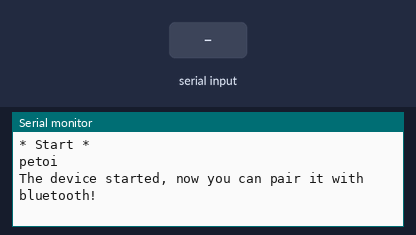
Recording of a sketch running on a simulated ESP32. On the bench: the last lines printed to the serial monitor. Inputs (shaded band) come from the test bench. Nothing arrives over Bluetooth unless stated.

Above: at 1.2 s.
1.3 s: "1" received over the second serial link
At 1.9 s:
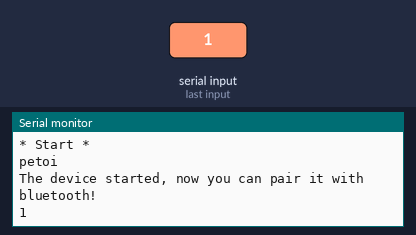
2.8 s: "0" received over the second serial link
At 4.1 s:
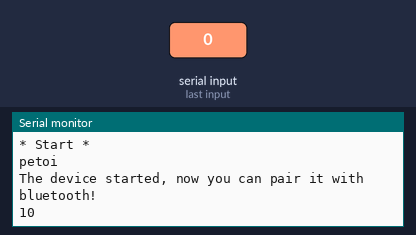

Measured:
- after the input at 1.3 s, the serial monitor: prints a new line at once (image 1)
- after the input at 2.8 s, the serial monitor: prints a new line at once (image 2)

The sketch:

testBT_SPP.ino
```cpp
#include "BluetoothSerial.h"
#if !defined(CONFIG_BT_ENABLED) || !defined(CONFIG_BLUEDROID_ENABLED)
#error Bluetooth is not enabled! Please run `make menuconfig` to and enable it
#endif

BluetoothSerial SerialBT;
bool BTconnected = false;
void setup() {
  Serial.begin(115200);
  SerialBT.begin("BiBoardSpp"); //Bluetooth device name

  Serial.println(F("\n* Start *"));
  Serial.println(F("petoi"));
  Serial.println("The device started, now you can pair it with bluetooth!");
}

void loop() {
  if (!BTconnected) {

    if (SerialBT.available()) {
      SerialBT.println(F("\n* Start *"));
      SerialBT.println(F("petoi"));
      delay(10);
      BTconnected = true;
    }
  }
  if (Serial.available()) {
    SerialBT.write(Serial.read());
  }
  if (SerialBT.available()) {
    Serial.write(SerialBT.read());
  }
  delay(20);
}
```
